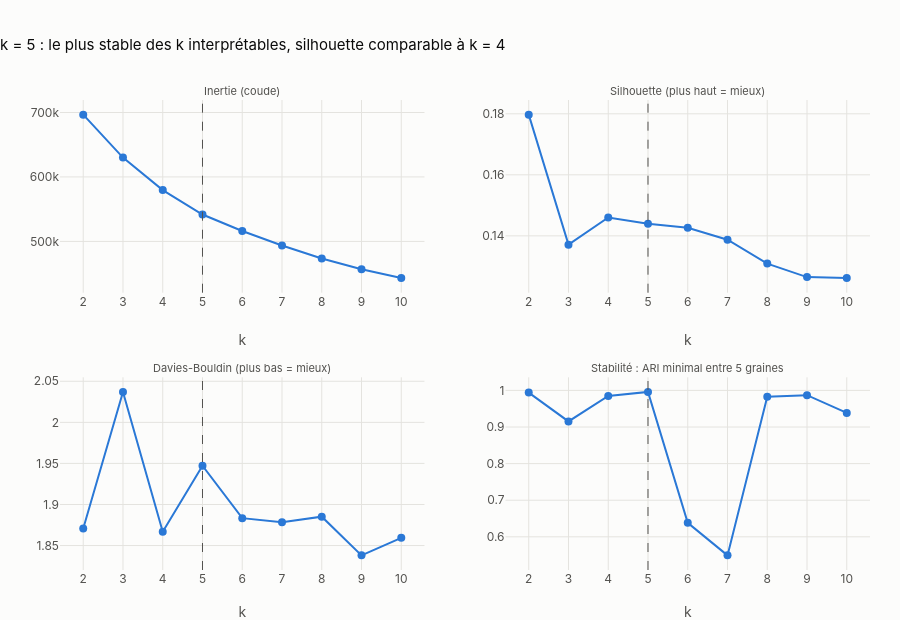

Notebook source saved alongside this figure:
### Code cell
CHOSEN_K = km.N_CLUSTERS
publish(k_selection_chart(metrics, CHOSEN_K, "k = 5 : le plus stable des k interprétables, silhouette comparable à k = 4"),
        "02b_choix_k", width=1000)

### Figure 1 — Plotly figure (JSON) as saved in the notebook; plotly's stock layout.template omitted (floating-point values rounded to 4 significant figures)
{"data": [{"hovertemplate": "k = %{x}<br>inertie = %{y:.3f}<extra></extra>", "line": {"color": "#2a78d6", "width": 2}, "marker": {"color": "#2a78d6", "size": 8}, "mode": "lines+markers", "showlegend": false, "type": "scatter", "x": [2, 3, 4, 5, 6, 7, 8, 9, 10], "xaxis": "x", "y": [696700.0, 630000.0, 579600.0, 541700.0, 516200.0, 493600.0, 473500.0, 456800.0, 443100.0], "yaxis": "y"}, {"hovertemplate": "k = %{x}<br>silhouette = %{y:.3f}<extra></extra>", "line": {"color": "#2a78d6", "width": 2}, "marker": {"color": "#2a78d6", "size": 8}, "mode": "lines+markers", "showlegend": false, "type": "scatter", "x": [2, 3, 4, 5, 6, 7, 8, 9, 10], "xaxis": "x2", "y": [0.1797, 0.1371, 0.146, 0.144, 0.1426, 0.1387, 0.1309, 0.1265, 0.1262], "yaxis": "y2"}, {"hovertemplate": "k = %{x}<br>davies_bouldin = %{y:.3f}<extra></extra>", "line": {"color": "#2a78d6", "width": 2}, "marker": {"color": "#2a78d6", "size": 8}, "mode": "lines+markers", "showlegend": false, "type": "scatter", "x": [2, 3, 4, 5, 6, 7, 8, 9, 10], "xaxis": "x3", "y": [1.871, 2.037, 1.867, 1.947, 1.883, 1.878, 1.885, 1.838, 1.859], "yaxis": "y3"}, {"hovertemplate": "k = %{x}<br>ari_min = %{y:.3f}<extra></extra>", "line": {"color": "#2a78d6", "width": 2}, "marker": {"color": "#2a78d6", "size": 8}, "mode": "lines+markers", "showlegend": false, "type": "scatter", "x": [2, 3, 4, 5, 6, 7, 8, 9, 10], "xaxis": "x4", "y": [0.994, 0.9153, 0.9846, 0.9958, 0.6383, 0.5494, 0.9829, 0.9869, 0.9384], "yaxis": "y4"}], "layout": {"annotations": [{"font": {"color": "#52514e", "size": 11}, "showarrow": false, "text": "Inertie (coude)", "x": 0.225, "xanchor": "center", "xref": "paper", "y": 1.0, "yanchor": "bottom", "yref": "paper"}, {"font": {"color": "#52514e", "size": 11}, "showarrow": false, "text": "Silhouette (plus haut = mieux)", "x": 0.775, "xanchor": "center", "xref": "paper", "y": 1.0, "yanchor": "bottom", "yref": "paper"}, {"font": {"color": "#52514e", "size": 11}, "showarrow": false, "text": "Davies-Bouldin (plus bas = mieux)", "x": 0.225, "xanchor": "center", "xref": "paper", "y": 0.41, "yanchor": "bottom", "yref": "paper"}, {"font": {"color": "#52514e", "size": 11}, "showarrow": false, "text": "Stabilité : ARI minimal entre 5 graines", "x": 0.775, "xanchor": "center", "xref": "paper", "y": 0.41, "yanchor": "bottom", "yref": "paper"}], "height": 620, "shapes": [{"line": {"color": "#52514e", "dash": "dash", "width": 1}, "type": "line", "x0": 5, "x1": 5, "xref": "x", "y0": 0, "y1": 1, "yref": "y domain"}, {"line": {"color": "#52514e", "dash": "dash", "width": 1}, "type": "line", "x0": 5, "x1": 5, "xref": "x2", "y0": 0, "y1": 1, "yref": "y2 domain"}, {"line": {"color": "#52514e", "dash": "dash", "width": 1}, "type": "line", "x0": 5, "x1": 5, "xref": "x3", "y0": 0, "y1": 1, "yref": "y3 domain"}, {"line": {"color": "#52514e", "dash": "dash", "width": 1}, "type": "line", "x0": 5, "x1": 5, "xref": "x4", "y0": 0, "y1": 1, "yref": "y4 domain"}], "title": {"text": "k = 5 : le plus stable des k interprétables, silhouette comparable à k = 4"}, "xaxis": {"anchor": "y", "domain": [0.0, 0.45], "dtick": 1, "title": {"text": "k"}}, "xaxis2": {"anchor": "y2", "domain": [0.55, 1.0], "dtick": 1, "title": {"text": "k"}}, "xaxis3": {"anchor": "y3", "domain": [0.0, 0.45], "dtick": 1, "title": {"text": "k"}}, "xaxis4": {"anchor": "y4", "domain": [0.55, 1.0], "dtick": 1, "title": {"text": "k"}}, "yaxis": {"anchor": "x", "domain": [0.59, 1.0]}, "yaxis2": {"anchor": "x2", "domain": [0.59, 1.0]}, "yaxis3": {"anchor": "x3", "domain": [0.0, 0.41]}, "yaxis4": {"anchor": "x4", "domain": [0.0, 0.41]}}}
